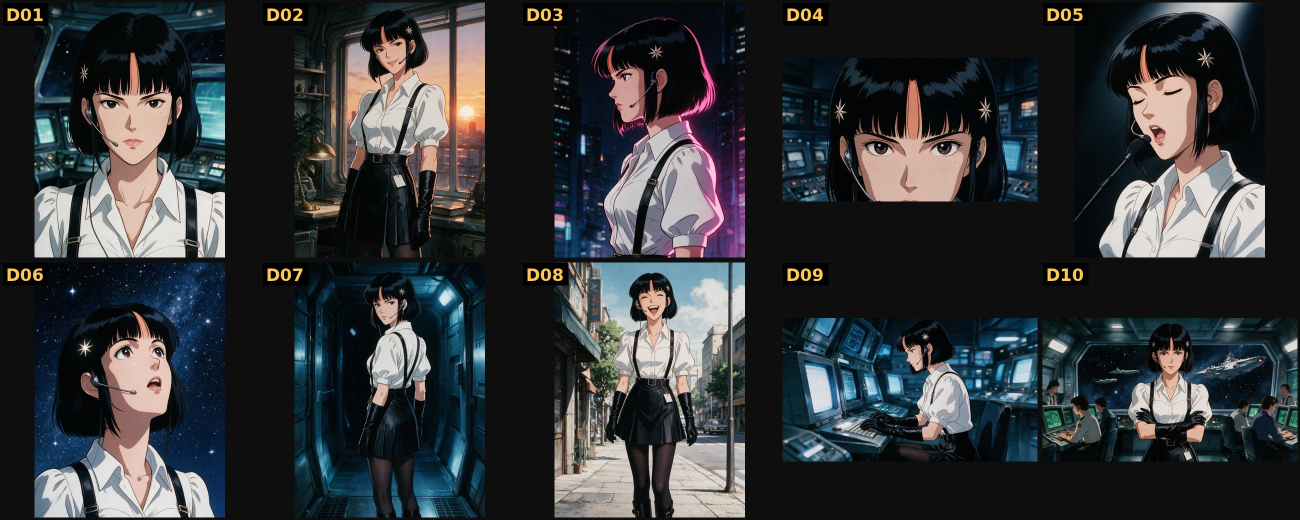
#> input picture film/production/images/dataset-1-sheet-1.jpg, 2600 x 1040 px (shown at 1/2 size)
$ python -i plategrid.py   (imports and definitions only)
#> lines starting #> are read from the running program, lines starting #| are printed output that depends on the picture
#!/usr/bin/env python3
"""Plate choices as 2x2 grids for Lati's phone (Lati, 11 Nov 2026: "2x2 grid per plate selection").

    ~/ComfyUI/venv/bin/python production/tools/plategrid.py s077 s083 s084 ... [--out media/review/plates-next]

One image per shot: its v2 plates (media/plates/v2/<shot>-N-*.jpg), else the design plates its board refs name
(media/images/designs-*/, by design-ids.json, with that design's siblings), labelled A-D in order; ★ marks the 9 Nov picks (board/picks.json). Header: shot,
song time, length, the board's action. Shots with two or fewer candidates are paired two to a grid, one row each.
"""
import argparse
import glob
import json
from pathlib import Path

from PIL import Image, ImageDraw, ImageFont

ROOT = Path(__file__).resolve().parents[2]
W, H, HD = 640, 360, 56
FONT = "/usr/share/fonts/truetype/dejavu/DejaVuSans-Bold.ttf"
F = lambda n: ImageFont.truetype(FONT, n)


# [1 line that did not run here, left out]
# [1 line that did not run here, left out]


# [15 lines left out: function candidates, not called in this run]


def tile(f):
#> called with f = '../images/dataset-1-sheet-1.jpg'
    im = Image.open(f).convert("RGB")
#> im is the input picture: PIL image 2600x1040 RGB; mean R, G, B 52.1, 54.6, 57.2
    r = max(W / im.width, H / im.height)
#> r = 0.346
    im = im.resize((int(im.width * r) + 1, int(im.height * r) + 1))
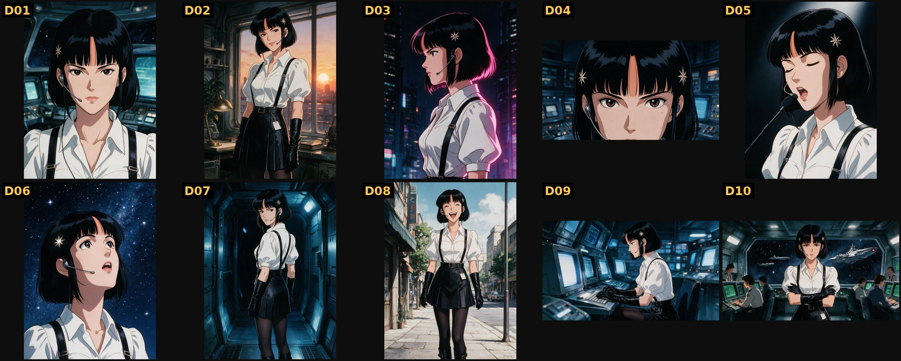
#> im: PIL image 901x361 RGB; mean R, G, B 52.1, 54.6, 57.2
    x, y = (im.width - W) // 2, (im.height - H) // 2
#> x = 130; y = 0
    return im.crop((x, y, x + W, y + H))
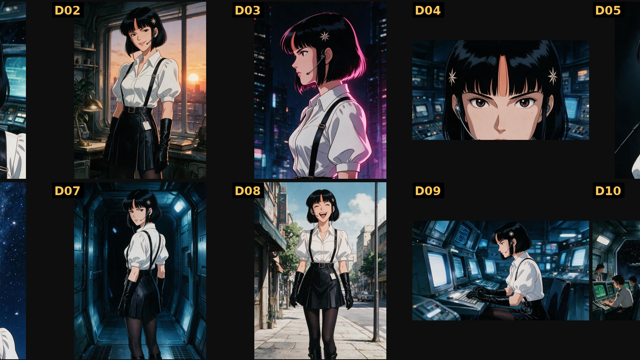
#> returned value: PIL image 640x360 RGB; mean R, G, B 46.8, 50, 53.1


# [8 lines left out: function star, not called in this run]


def mark(picks, sid, f, i):
    return star(picks, sid, f) or ("★ the board's design" if i == 0 and "/designs-" in f else "")


def fmt(t):
    return f"{int(t // 60)}:{t % 60:05.2f}"


# [55 lines left out: functions draw, main, not called in this run]


# [2 lines not run here, left out]

>>> result = tile('../images/dataset-1-sheet-1.jpg')

$ run again, on film/production/images/dataset-2-sheet-2.jpg
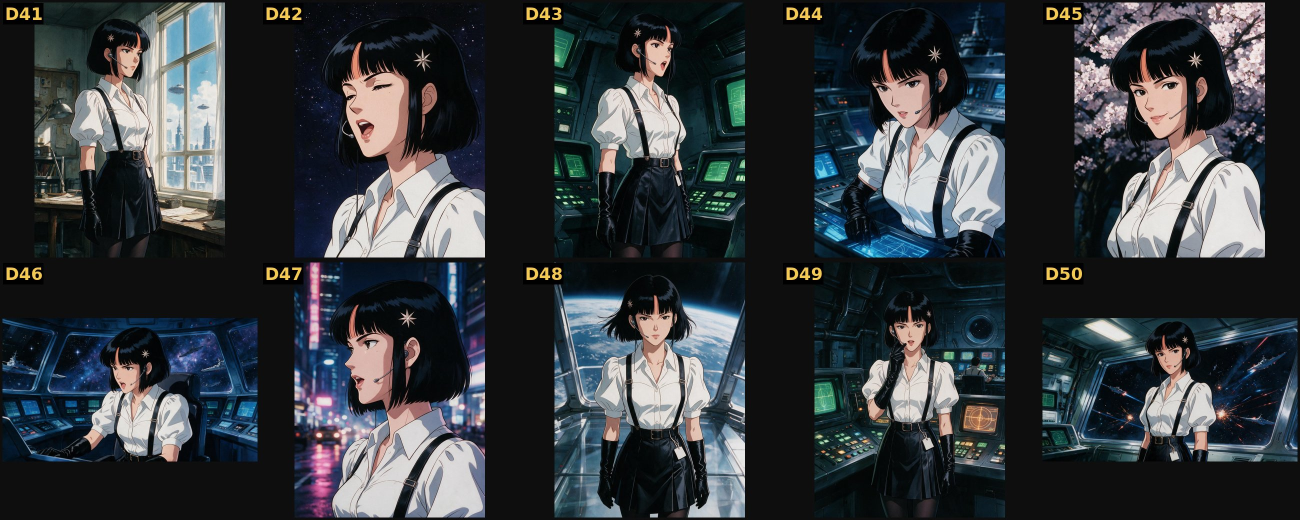
#> input picture film/production/images/dataset-2-sheet-2.jpg, 2600 x 1040 px (shown at 1/2 size)
#> in tile, im is the input picture: PIL image 2600x1040 RGB; mean R, G, B 54.6, 58.9, 62.5
#> in tile, `im = im.resize((int(im.width * r) + 1, int(im.height * r) + 1))`:
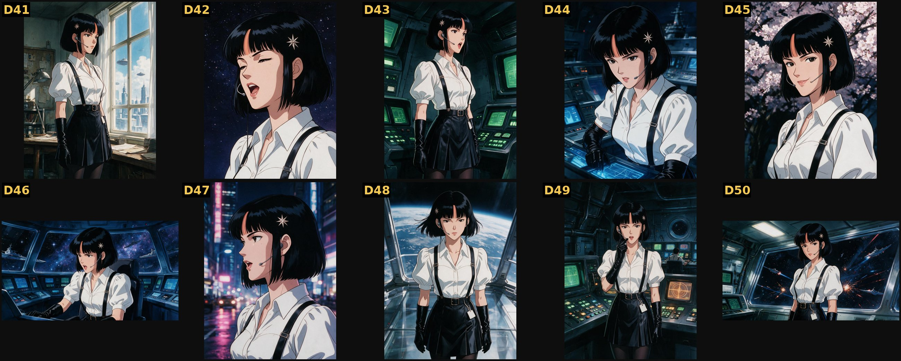
#> im: PIL image 901x361 RGB; mean R, G, B 54.6, 58.9, 62.5
#> in tile, `return im.crop((x, y, x + W, y + H))`:
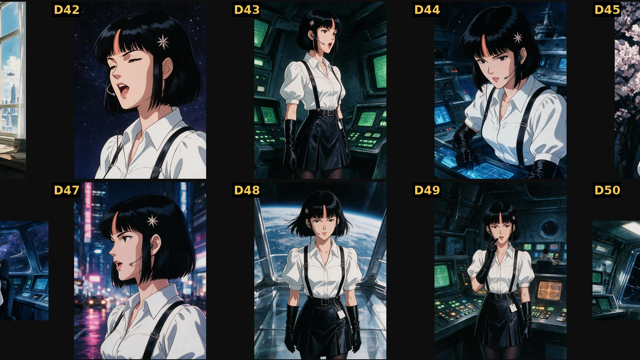
#> returned value: PIL image 640x360 RGB; mean R, G, B 52, 57, 61.1

$ run again, on film/production/images/dataset-2-sheet-3.jpg
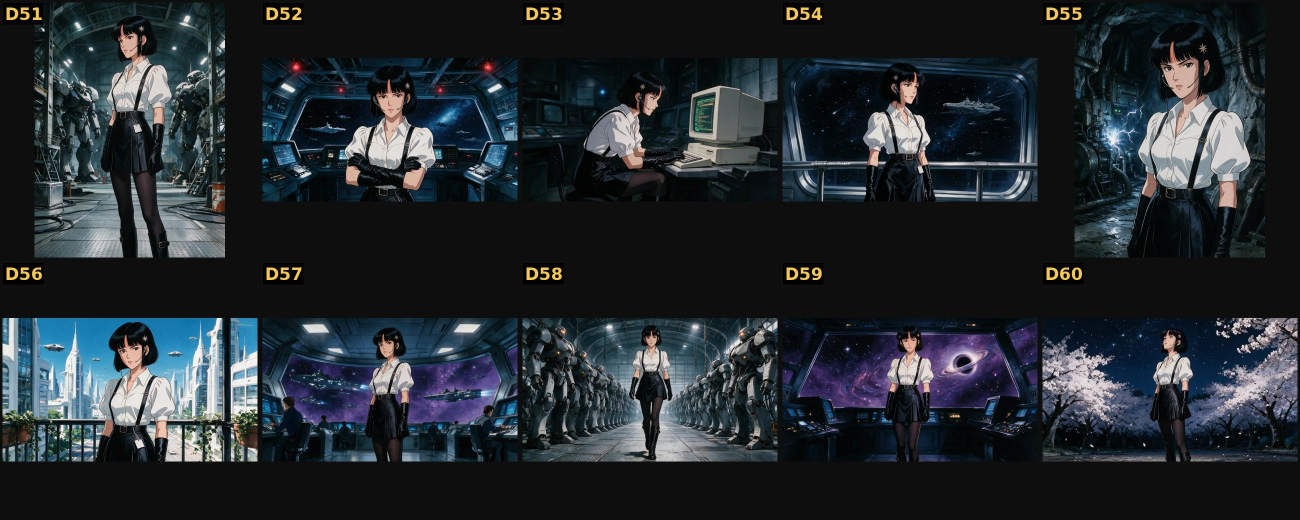
#> input picture film/production/images/dataset-2-sheet-3.jpg, 2600 x 1040 px (shown at 1/2 size)
#> in tile, im is the input picture: PIL image 2600x1040 RGB; mean R, G, B 37.2, 43.3, 48.1
#> in tile, `im = im.resize((int(im.width * r) + 1, int(im.height * r) + 1))`:
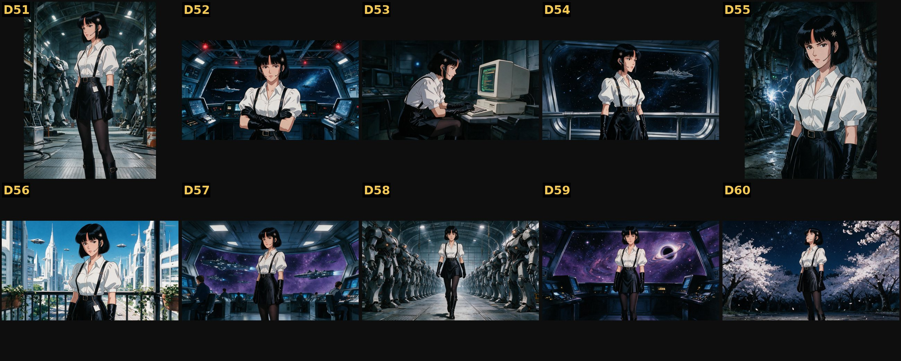
#> im: PIL image 901x361 RGB; mean R, G, B 37.3, 43.3, 48.1
#> in tile, `return im.crop((x, y, x + W, y + H))`:
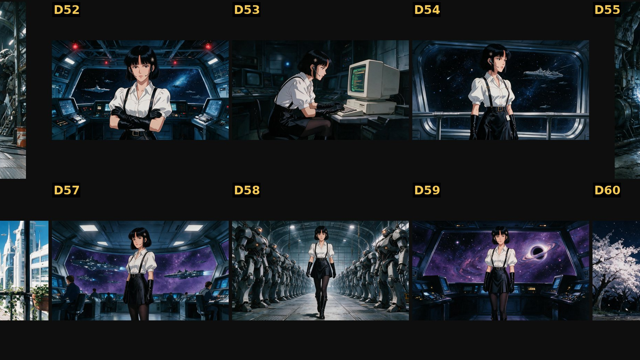
#> returned value: PIL image 640x360 RGB; mean R, G, B 32.2, 37.1, 41.9

$ run again, on film/production/images/dataset-2-sheet-4.jpg
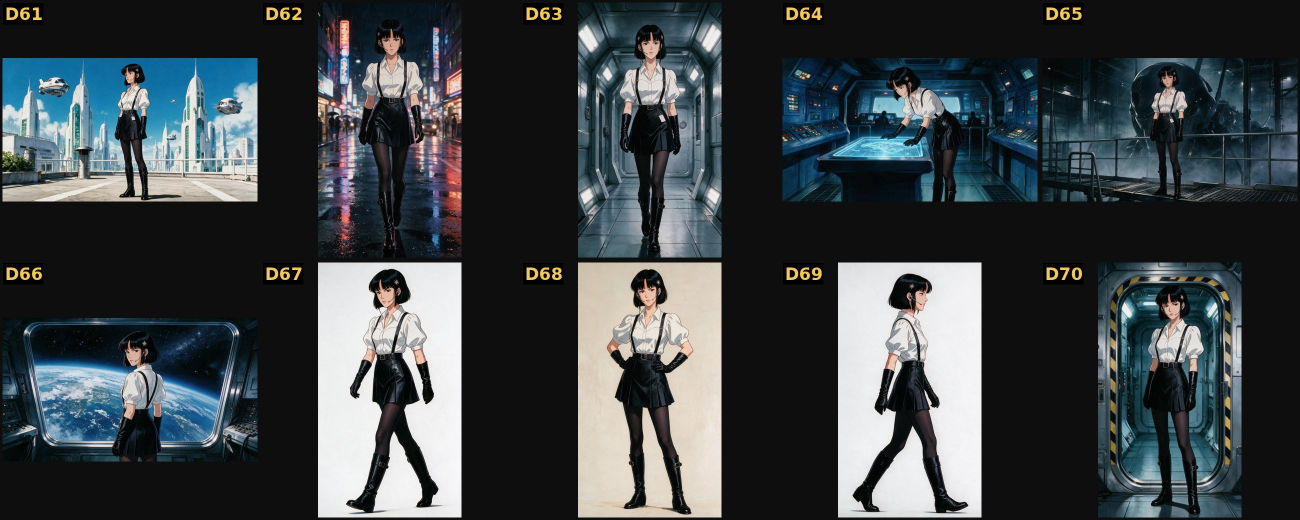
#> input picture film/production/images/dataset-2-sheet-4.jpg, 2600 x 1040 px (shown at 1/2 size)
#> in tile, im is the input picture: PIL image 2600x1040 RGB; mean R, G, B 61.5, 67.8, 70.5
#> in tile, `im = im.resize((int(im.width * r) + 1, int(im.height * r) + 1))`:
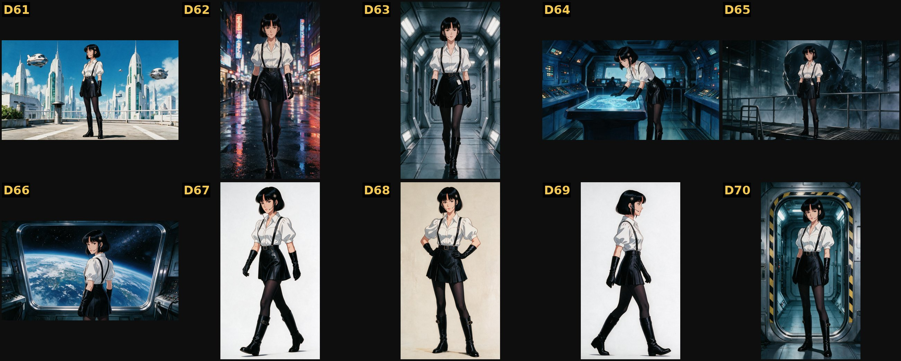
#> im: PIL image 901x361 RGB; mean R, G, B 61.5, 67.8, 70.5
#> in tile, `return im.crop((x, y, x + W, y + H))`:
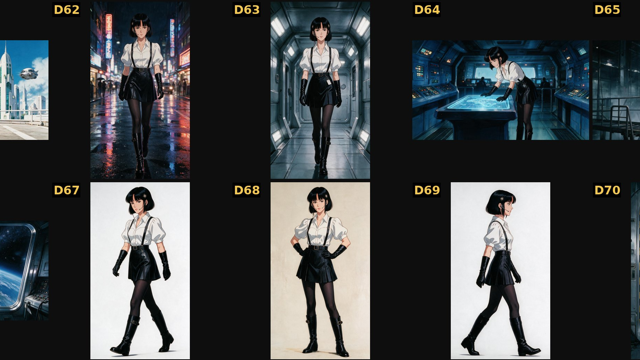
#> returned value: PIL image 640x360 RGB; mean R, G, B 69, 72.6, 74.1
